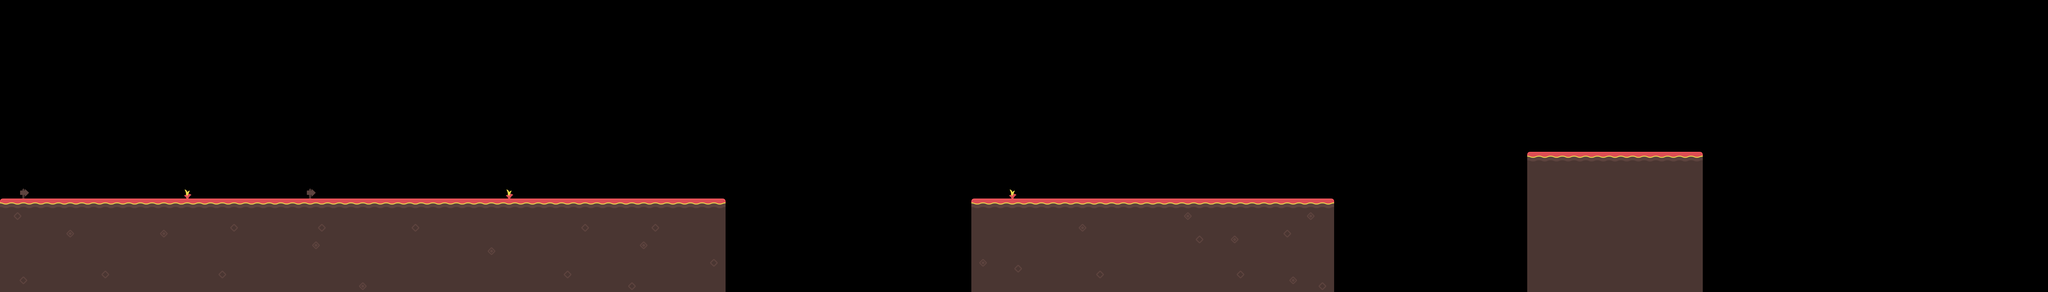

A 2D game scene composited from a Tiled map and its tileset images. What follows is a short description and the map's XML, with each tile layer's data collapsed to a summary:
An orthogonal 350x50 tile map with 32x32 px tiles, 1 tile layer (Tile Layer 1) and 3 objects.

<map version="1.2" tiledversion="1.2.4" orientation="orthogonal" renderorder="right-down" width="350" height="50" tilewidth="32" tileheight="32" infinite="0" nextlayerid="7" nextobjectid="7">
 <tileset firstgid="1" source="../tilesheet_complete.tsx" />
 <layer id="1" name="Tile Layer 1" width="350" height="50">
  <data>[17500 cells, 3718 non-empty, 35 distinct tile ids]</data>
 </layer>
 <objectgroup id="3" name="Object Layer 1">
  <object id="2" x="0" y="1600">
   <polyline points="0,0 0,-512 3968,-512 3968,0" />
  </object>
 </objectgroup>
 <objectgroup id="5" name="Object Layer 2">
  <object id="5" x="5312" y="1568">
   <polyline points="0,0 0,-480 1984,-480 1984,0" />
  </object>
 </objectgroup>
 <objectgroup id="6" name="Object Layer 3">
  <object id="6" x="8352" y="1600">
   <polyline points="0,0 0,-768 960,-768 960,-32" />
  </object>
 </objectgroup>
</map>
